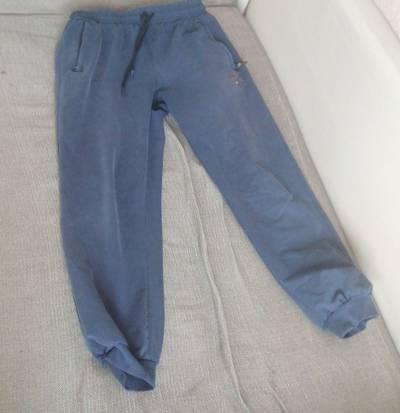
#> input picture TestPants.jpg, 400 x 413 px, found by its file name
$ jupyter execute ColorIdentification.ipynb   (shell and % lines are left out)
#> lines starting #> are read from the running program, lines starting #| are printed output that depends on the picture
[cell 1]
from sklearn.cluster import KMeans
import matplotlib.pyplot as plt
import numpy as np
import cv2
from collections import Counter
from skimage.color import rgb2lab, deltaE_cie76
import os

[cell 2]
def RGB2HEX(color):
  return "#{:02x}{:02x}{:02x}".format(int(color[0]), int(color[1]), int(color[2]))

[cell 3]
def getImage(image_path):
  image = cv2.imread(image_path)
#> image is the input picture: shape (413, 400, 3); mean B, G, R 157.9, 152.1, 148.9
  image = cv2.cvtColor(image, cv2.COLOR_BGR2RGB)
  image = cv2.resize(image, (600,600))
#> image: shape (600, 600, 3)
  return image

[cell 4]
def imageTest(image):
  print("The type of this input is {}".format(type(image)))
#| The type of this input is <class 'numpy.ndarray'>
  print("Shape: {}".format(image.shape))
#| Shape: (600, 600, 3)
  plt.imshow(image)

[cell 5]
path = "/content/drive/MyDrive/Colab Notebooks/TestPants.jpg"

firstPants = getImage(path)
imageTest(firstPants)

[cell 6]
def getColorsExplanation(image, numberOfColors, showChart):
  #resize the image to reduce the extraction time (INTER_AREA is just a certain way they resize it)
  modified_image = cv2.resize(image, (600, 400), interpolation = cv2.INTER_AREA)
  #Reshape the image to make sure it's in two dimensions so we can use Numpy on it
  modified_image = modified_image.reshape(modified_image.shape[0]*modified_image.shape[1], 3)
  #the KMeans algorithm makes clusters (in our case we want clusters of colors) based on how many colors we want
  clf = KMeans(n_clusters = numberOfColors)
  #Computes the center of each cluster and has an index for each cluster now
  labels = clf.fit_predict(modified_image)

  #elements are stored as dictionary keys based on how many "numberOfColors" we pass through
  #So passing numberOfColors = 3, count would be something like Counter({1: 105944, 0: 94719, 2: 39337})
  counts = Counter(labels)

  #finds the center of all the clusters (the center of the 0,1,2 mentioned above, respectively)
  center_colors = clf.cluster_centers_
  #iterates over the keys (the keys in example would be 0,1,2 respectively) and divides each value by 255 to get their values in the 0-1 range
  ordered_colors = [center_colors[i]/255 for i in counts.keys()]
  #getting the hex colors
  hex_colors = [RGB2HEX(ordered_colors[i]*255) for i in counts.keys()]
  #getting the rgb colors
  rgb_colors = [ordered_colors[i]*255 for i in counts.keys()]

  if (showChart):
    plt.figure(figsize = (8,6))
    plt.pie(counts.values(), labels = hex_colors, colors = ordered_colors)

  return rgb_colors;

[cell 7]
def getColors(image, numberOfColors, showChart):
#> called with numberOfColors = 2, showChart = True
  modified_image = cv2.resize(image, (600, 400), interpolation = cv2.INTER_AREA)
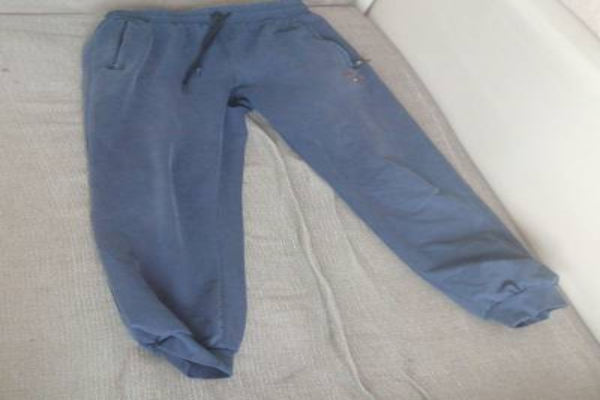
#> modified_image: shape (400, 600, 3); mean R, G, B 148.8, 152, 157.8
  modified_image = modified_image.reshape(modified_image.shape[0]*modified_image.shape[1], 3)
  clf = KMeans(n_clusters = numberOfColors)
  labels = clf.fit_predict(modified_image)

  counts = Counter(labels)
#> counts = {0: 143693, 1: 96307}

  center_colors = clf.cluster_centers_
  ordered_colors = [center_colors[i]/255 for i in counts.keys()]
#> ordered_colors = [[0.739, 0.726, 0.702], [0.352, 0.402, 0.494]]
  hex_colors = [RGB2HEX(ordered_colors[i]*255) for i in counts.keys()]
#> hex_colors = ['#bcb9b3', '#59667e']
  rgb_colors = [ordered_colors[i]*255 for i in counts.keys()]
#> rgb_colors = [[188.5, 185.2, 179], [89.64, 102.5, 126.1]]

  if (showChart):
    plt.figure(figsize = (8,6))
    plt.pie(counts.values(), labels = hex_colors, colors = ordered_colors)

  return rgb_colors;

[cell 8]
getColors(firstPants, 2, True)
#> Out = [[188.5, 185.2, 179], [89.64, 102.5, 126.1]]
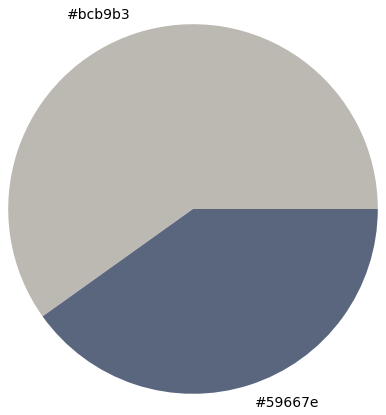
#> figure drawn by matplotlib, 1 panel

$ run again, with sample_image.jpg copied over TestPants.jpg
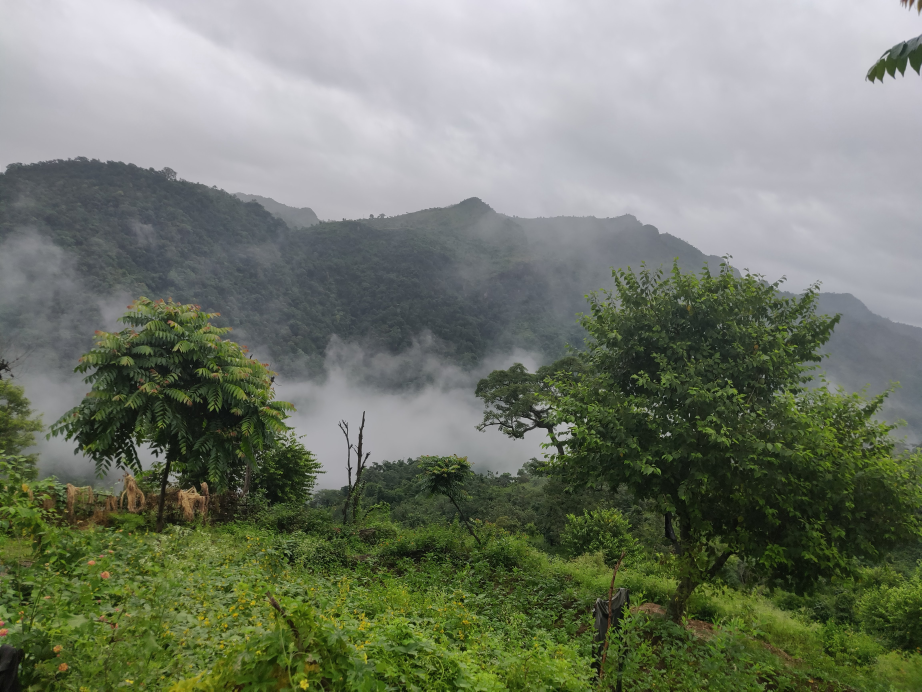
#> input picture sample_image.jpg, 4608 x 3456 px, found by its file name (shown at 1/5 size)
#> in getImage, image is the input picture: shape (3456, 4608, 3); mean B, G, R 107.4, 123.1, 115.9
#| The type of this input is <class 'numpy.ndarray'>
#| Shape: (600, 600, 3)
#> in getColors, `modified_image = cv2.resize(image, (600, 400), interpolation = cv2.INT..`:
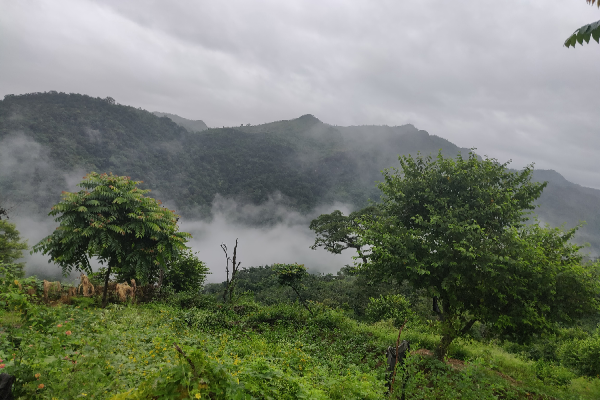
#> modified_image: shape (400, 600, 3); mean R, G, B 115.8, 123, 107.4
#> counts = {1: 87339, 0: 152661}
#> ordered_colors = [[0.747, 0.749, 0.774], [0.286, 0.33, 0.219]]
#> hex_colors = ['#495437', '#bebec5']
#> rgb_colors = [[73.04, 84.23, 55.93], [190.6, 190.9, 197.4]]
#> `[cell 8] getColors(firstPants, 2, True)`:
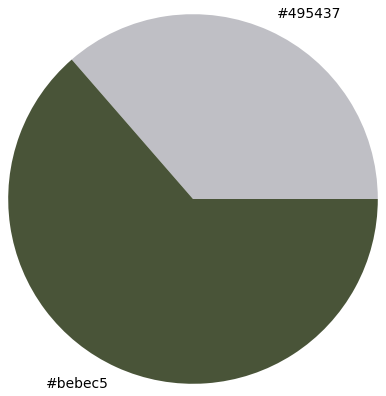
#> figure drawn by matplotlib, 1 panel
